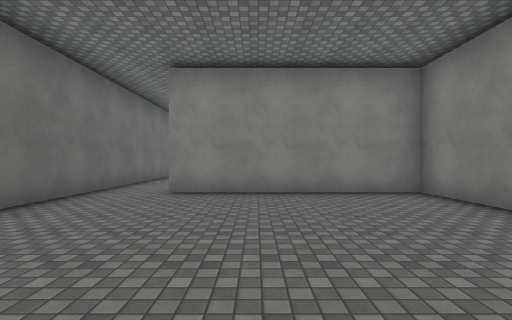
View 1 (above)

12 first-person views from a walk through a Unity game level. The camera is 1.4 m above the floor, looks level and sees 85° across. The floor is counted in squares, 2 m on a side. Each view is taken from the middle of a square. On the plan, view 1 faces up. The plan holds only what a view shows up to about 9 squares ahead; the rest is blank. The place goes on beyond the plan. The player character is not drawn. Surface patterns are stand-ins for the level's own textures.

View 2
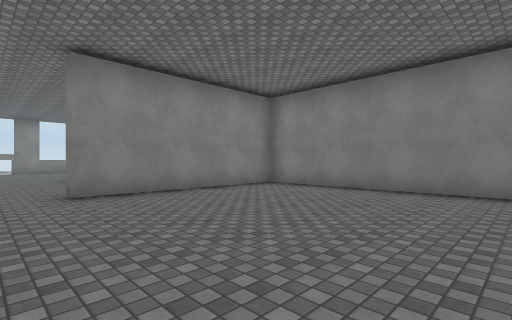

View 3
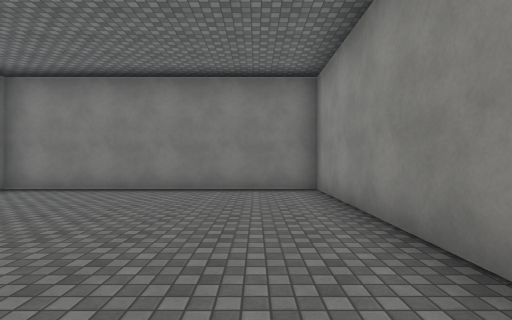

View 4
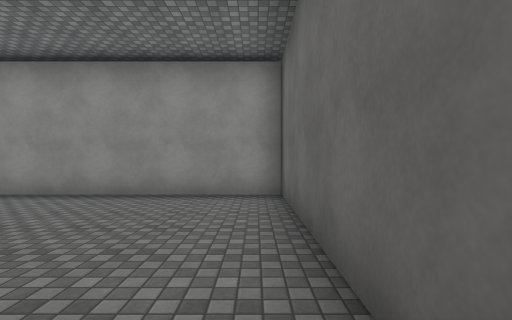

View 5
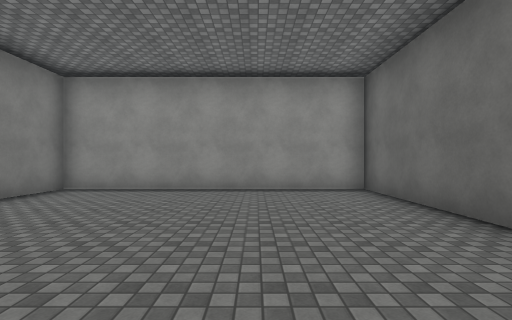

View 6
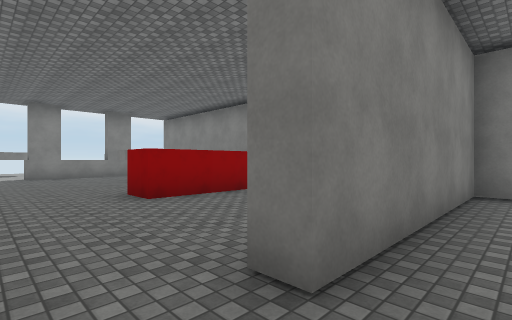

View 7
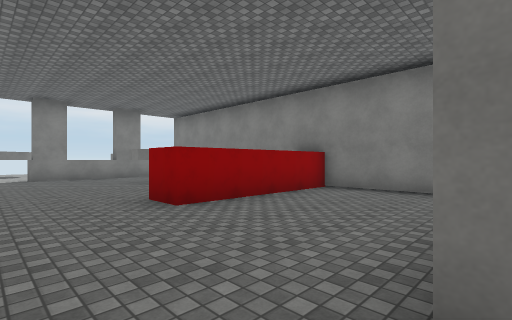

View 8
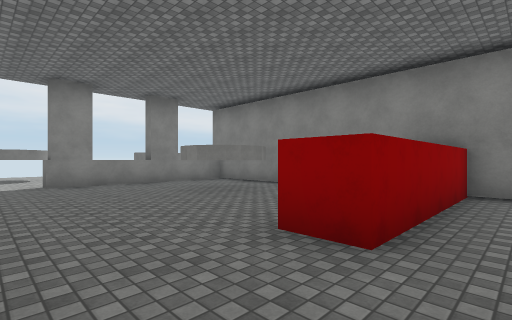

View 9
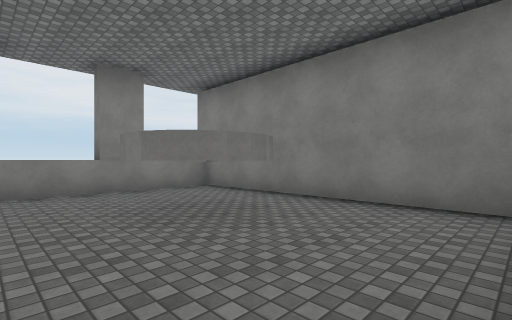

View 10
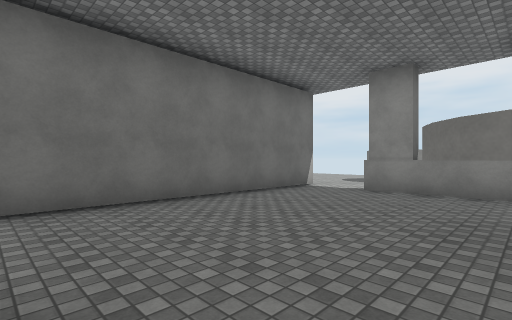

View 11
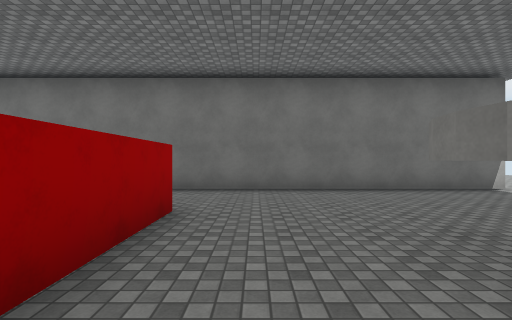

View 12
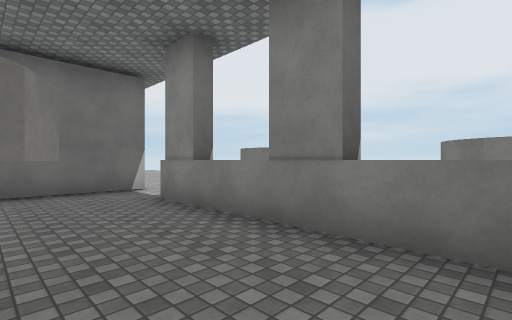

### Floor plan
Points are (right, up) in squares from view 1. A wall is a line through its corners. A room is listed if a view was taken in it or the views show most of it. See-through windows are left out.
Room 1 (views 1, 2, 3, 4, 5, 6, 7)
walls: (-3.5, 6.5) (-3.5, -1.4) (3.4, -1.4) (3.4, 5.8) (-1.8, 5.8) (-1.8, 6.4)
ways out: opening at (-2.5, 6) to room 2
Room 2 (views 8, 9, 10, 11, 12)
walls: (0.7, 13.4) (0.1, 13.9) (0.3, 14.7); (0.3, 13.8) (0.2, 14.4); (3.4, 11.1) (3.4, 15.5); (3.4, 7.4) (3.4, 9.9) (-0.8, 9.9) (-0.8, 10.9) (1.8, 10.9); (-3.5, 16.4) (-3.5, 6.5); (2.4, 17.4) (-1.8, 17.4)
ways out: opening at (-2.5, 6) to room 1; opening at (1.5, 16) to room 3; opening at (3, 14.5) to room 3; opening at (-2.5, 17)
Room 3 (no view inside)
walls: (3.4, 15.5) (3.4, 17.4) (2.4, 17.4)
ways out: opening at (1.5, 16) to room 2; opening at (3, 14.5) to room 2

Where each view was taken, in squares from view 1:
view 1: 0 up, 0 right, facing up
view 2: 0 up, 3 left, facing up-right
view 3: 0 up, 3 left, facing right
view 4: 4 up, 3 left, facing down
view 5: 5 up, 1 left, facing down
view 6: 5 up, 3 left, facing up-right
view 7: 6 up, 3 left, facing up-right
view 8: 9 up, 3 left, facing up-right
view 9: 11 up, 1 left, facing up-right
view 10: 11 up, 1 right, facing up-left
view 11: 12 up, 3 right, facing left
view 12: 15 up, 3 right, facing up-left
